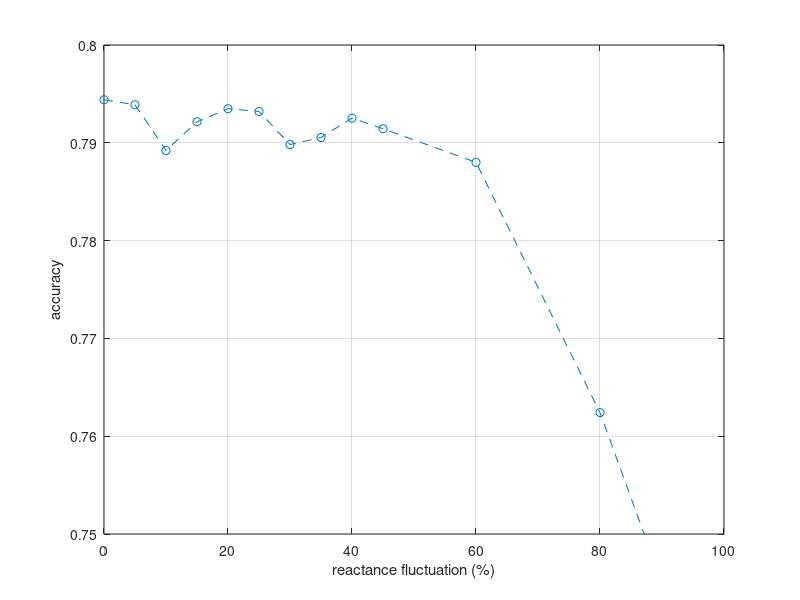

Recreate this plot in MATLAB.
close
xfluc = [0 5 10 15 20 25 30 35 40 45 60 80 90];
acc = [0.7944 0.79389 0.78922 0.79215 0.79349 0.79320 0.78982 0.79054 0.79252 0.79144 0.788 0.76242 0.74498];
plot(xfluc, acc, 'o--');
ylim([0.75 0.80]);
grid on;
xlabel('reactance fluctuation (%)');
ylabel('accuracy');
